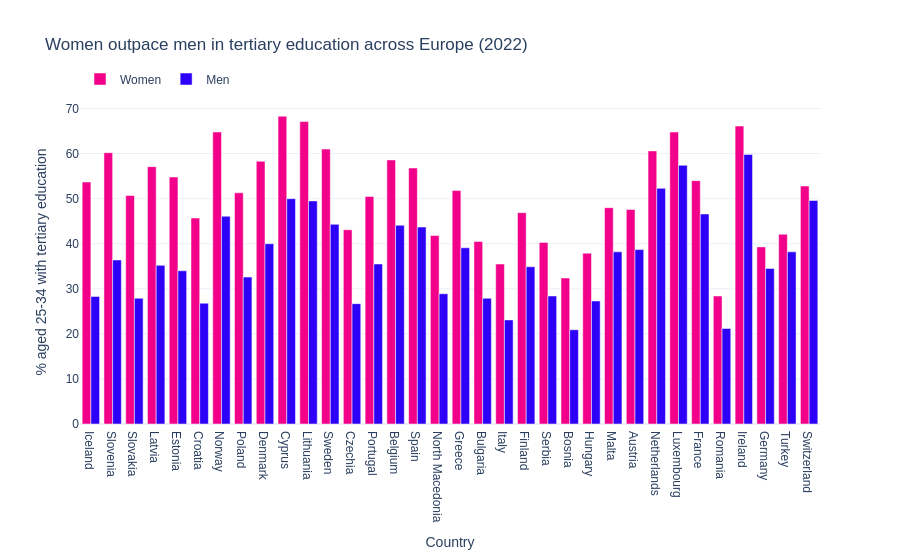

This figure's notebook cell:
### Markdown cell above
## 1. Women outpace men in tertiary education across Europe

Across almost every European country, women aged 25-34 are more 
likely than men to hold a tertiary education degree. This is not 
a marginal difference — in many Eastern and Northern European 
countries the gap exceeds 15 percentage points. Countries like 
Lithuania, Latvia and Slovenia show some of the largest gaps in 
favour of women.

This pattern challenges a common assumption: the gender gap in 
education is no longer about access. Women are not being left 
behind in universities — in fact, they are leading. And yet, as 
we will see, this academic success does not translate equally 
across all fields of study.

### Code cell
# ── VIZ 1: Grouped bar — Women vs Men attainment ──
country_names_full = {
    'AT': 'Austria', 'BE': 'Belgium', 'BG': 'Bulgaria',
    'CH': 'Switzerland', 'CY': 'Cyprus', 'CZ': 'Czechia',
    'DE': 'Germany', 'DK': 'Denmark', 'EE': 'Estonia',
    'EL': 'Greece', 'ES': 'Spain', 'FI': 'Finland',
    'FR': 'France', 'HR': 'Croatia', 'HU': 'Hungary',
    'IE': 'Ireland', 'IS': 'Iceland', 'IT': 'Italy',
    'LT': 'Lithuania', 'LU': 'Luxembourg', 'LV': 'Latvia',
    'MK': 'North Macedonia', 'MT': 'Malta', 'NL': 'Netherlands',
    'NO': 'Norway', 'PL': 'Poland', 'PT': 'Portugal',
    'RO': 'Romania', 'RS': 'Serbia', 'SE': 'Sweden',
    'SI': 'Slovenia', 'SK': 'Slovakia', 'TR': 'Turkey',
    'BA': 'Bosnia', 'ME': 'Montenegro', 'XK': 'Kosovo'
}

# Remove EA21 first
df_att_pivot = df_att_pivot[df_att_pivot['country'] != 'EA21']

# Map country names
df_att_pivot['country'] = df_att_pivot['country'].map(country_names_full).fillna(df_att_pivot['country'])

# Sort by gap
df_att_pivot = df_att_pivot.sort_values('gap', ascending=False)

fig1 = go.Figure()
fig1.add_trace(go.Bar(
    x=df_att_pivot['country'], y=df_att_pivot['F'],
    name='Women', marker_color=pal[9]  # Barbie Pink
))
fig1.add_trace(go.Bar(
    x=df_att_pivot['country'], y=df_att_pivot['M'],
    name='Men', marker_color=pal[0]  # Blue
))
fig1.update_layout(
    title='Women outpace men in tertiary education across Europe (2022)',
    xaxis_title='Country',
    yaxis_title='% aged 25-34 with tertiary education',
    barmode='group',
    template='plotly_white',
    legend=dict(orientation='h', yanchor='bottom', y=1.02),
    font=dict(family='Arial')
)
fig1.show()

### Figure 1 — Plotly figure (JSON) as saved in the notebook; plotly's stock layout.template omitted (floating-point values rounded to 4 significant figures)
{"data": [{"marker": {"color": "#f20089"}, "name": "Women", "type": "bar", "x": ["Iceland", "Slovenia", "Slovakia", "Latvia", "Estonia", "Croatia", "Norway", "Poland", "Denmark", "Cyprus", "Lithuania", "Sweden", "Czechia", "Portugal", "Belgium", "Spain", "North Macedonia", "Greece", "Bulgaria", "Italy", "Finland", "Serbia", "Bosnia", "Hungary", "Malta", "Austria", "Netherlands", "Luxembourg", "France", "Romania", "Ireland", "Germany", "Turkey", "Switzerland"], "y": [53.7, 60.2, 50.7, 57.1, 54.8, 45.7, 64.8, 51.3, 58.3, 68.3, 67.1, 61.0, 43.1, 50.5, 58.6, 56.8, 41.8, 51.8, 40.5, 35.5, 46.9, 40.3, 32.4, 37.9, 48.0, 47.6, 60.6, 64.8, 54.0, 28.4, 66.1, 39.3, 42.1, 52.8]}, {"marker": {"color": "#2d00f7"}, "name": "Men", "type": "bar", "x": ["Iceland", "Slovenia", "Slovakia", "Latvia", "Estonia", "Croatia", "Norway", "Poland", "Denmark", "Cyprus", "Lithuania", "Sweden", "Czechia", "Portugal", "Belgium", "Spain", "North Macedonia", "Greece", "Bulgaria", "Italy", "Finland", "Serbia", "Bosnia", "Hungary", "Malta", "Austria", "Netherlands", "Luxembourg", "France", "Romania", "Ireland", "Germany", "Turkey", "Switzerland"], "y": [28.3, 36.4, 27.9, 35.2, 34.0, 26.8, 46.1, 32.6, 40.0, 50.0, 49.5, 44.3, 26.7, 35.5, 44.1, 43.7, 28.9, 39.1, 27.9, 23.1, 34.9, 28.4, 20.9, 27.3, 38.2, 38.7, 52.3, 57.4, 46.6, 21.2, 59.8, 34.5, 38.2, 49.6]}], "layout": {"barmode": "group", "font": {"family": "Arial"}, "legend": {"orientation": "h", "y": 1.02, "yanchor": "bottom"}, "title": {"text": "Women outpace men in tertiary education across Europe (2022)"}, "xaxis": {"title": {"text": "Country"}}, "yaxis": {"title": {"text": "% aged 25-34 with tertiary education"}}}}
